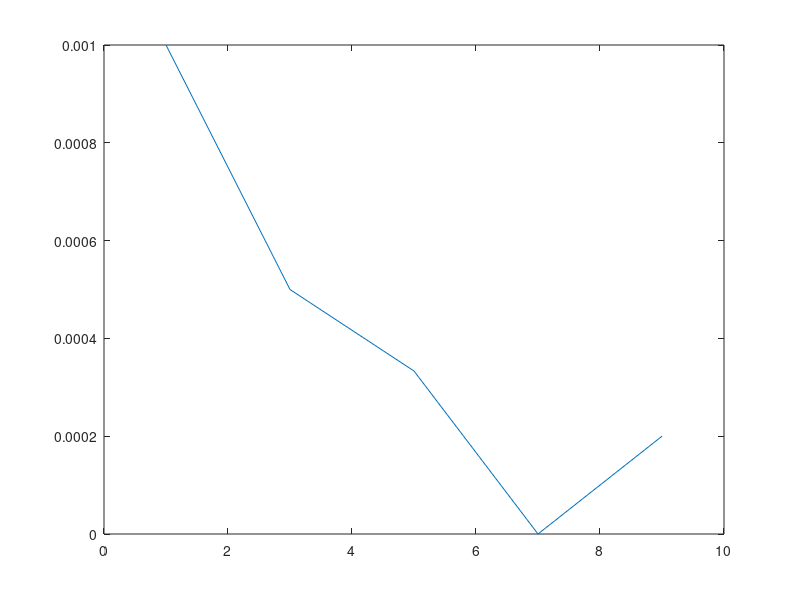

MATLAB code for this plot:
packet_1=randn(1,100);
packet_2=randn(1,100);
packet_3=randn(1,100);
packet_4=randn(1,100);
packet_5=randn(1,100);
packet_6=randn(1,100);
packet_7=randn(1,100);
packet_8=randn(1,100);
packet_9=randn(1,100);
packet_10=randn(1,100);

packets_2=[packet_1,packet_2];
packets_4=[packet_1,packet_2,packet_3,packet_4];
packets_6=[packet_1,packet_2,packet_3,packet_4,packet_5,packet_6];
packets_8=[packet_1,packet_2,packet_3,packet_4,packet_5,packet_6,packet_7,packet_8];
packets_10=[packet_1,packet_2,packet_3,packet_4,packet_5,packet_6,packet_7,packet_8,packet_9,packet_10];
BER=zeros(1,5);
for i=1:5
    if(i==1)
        packet_send=packets_2;
    elseif(i==2)
        packet_send=packets_4;
    elseif(i==3)
        packet_send=packets_6;
    elseif(i==4)
        packet_send=packets_8;
    elseif(i==5)
        packet_send=packets_10;
    end
partitions=-1:0.125:1; % 16 levels for quantization

codebook=[0,1,2,3,4,5,6,7,8,9,10,11,12,13,14,15,16];


Quantized_Signal=quantiz(packet_send,partitions,codebook);

bit_Stream=de2bi(Quantized_Signal);

Polar_NRZ=[];
k=1:3;
for j=1:length(bit_Stream)
     Polar_NRZ=[Polar_NRZ bit_Stream(j,1:5)] ;  % converting the  1001*5 to a single bit stream of 1*5005
end
Polar_NRZL_Pulse = zeros(1,200*length(Polar_NRZ)); % assigning values 1=+5 and 0=-5 
l=1;
for k=1:200:length(Polar_NRZ)*200
   
    if(Polar_NRZ(l)==1)
        Polar_NRZL_Pulse(k:k+199)=5;
    else
        Polar_NRZL_Pulse(k:k+199)=-5;
    end
    l=l+1;
end

noise3=15*randn(1,length(Polar_NRZL_Pulse));
Noised_Signal=noise3+Polar_NRZL_Pulse;

Averaged_Signal=[];
for m=1:200:length(Noised_Signal)-200
    Averaged_Signal=[Averaged_Signal (sum(Noised_Signal(m:m+200)))/200]; %Taking average of signal because 1 bit is represented with 200 samples and demodulating
end

for n=1:length(Averaged_Signal) %converting the values to binary >0 =1 and <0 = 0
   if( Averaged_Signal(n)>0)
       Averaged_Signal(n)=1;
   else
       Averaged_Signal(n)=0;
   end
end
Averaged_Signal=[Averaged_Signal 1]; % appending a bit because it was 1*5004 to make it 1*5005
BER(i)=(sum(xor(Averaged_Signal,Polar_NRZ)))/length(Polar_NRZ); % Finding Bit Rate

Decoded_Signal=zeros(1001,5);

for o=1:1001
   if(o==1)
    Decoded_Signal(o,1:5)=Averaged_Signal(i:i+4);
   else
    Decoded_Signal(o,1:5)=Averaged_Signal(i*5-4:i*5); % Decoding by coverting 1*5005 to again 1001*5
   end
    
end

Signal=bi2de(Decoded_Signal); %converting binary values to decimal values again
recieved_Signal=rot90(Signal);
end

k=1:2:10;
plot(k,BER);
% title()
